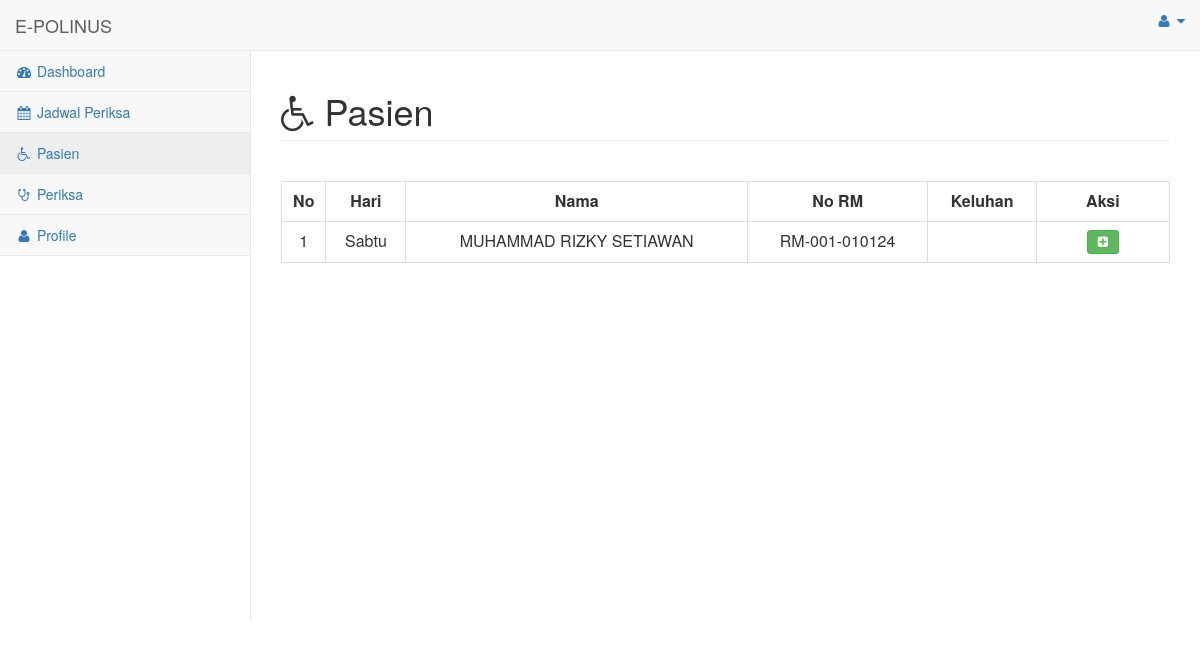
/menu/menu_pasien_dokter.php (signed in), run on an earlier commit of the app's database.
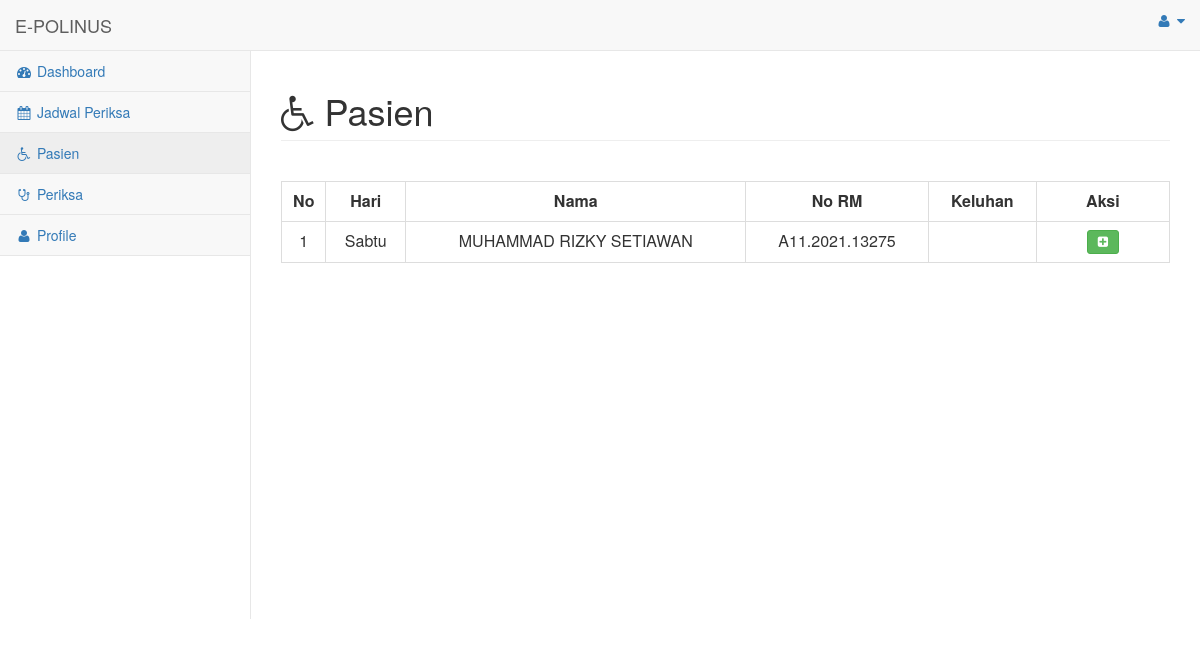
And on a later commit of the database.
### tables this page shows
CREATE TABLE `daftar_poli` (
  `id_daftar_poli` int(11) UNSIGNED NOT NULL,
  `id_pasien` int(11) UNSIGNED NOT NULL,
  `id_jadwal` int(11) UNSIGNED NOT NULL,
  `keluhan` text NOT NULL,
  `no_antrian` varchar(255) NOT NULL
);

CREATE TABLE `pasien` (
  `id` int(11) UNSIGNED NOT NULL,
  `nama` varchar(255) NOT NULL,
  `alamat` varchar(255) NOT NULL,
  `no_ktp` varchar(255) NOT NULL,
  `no_hp` varchar(255) NOT NULL,
  `nim` varchar(255) NOT NULL
);

CREATE TABLE `jadwal_periksa` (
  `id_jadwal` int(11) UNSIGNED NOT NULL,
  `id_dokter` int(11) UNSIGNED NOT NULL,
  `hari` enum('Senin','Selasa','Rabu','Kamis','Jumat','Sabtu') NOT NULL,
  `jam_mulai` time NOT NULL,
  `jam_selesai` time NOT NULL,
  `status` tinyint(1) NOT NULL DEFAULT 0
);

### menu/menu_pasien_dokter.php (the view, shortened to what this page needs)
<html>
<head>
    <link href="../vendor/bootstrap/css/bootstrap.min.css" rel="stylesheet">
    <link href="../vendor/metisMenu/metisMenu.min.css" rel="stylesheet">
    <link href="../dist/css/sb-admin-2.css" rel="stylesheet">
    <link href="../vendor/morrisjs/morris.css" rel="stylesheet">
    <link href="../vendor/font-awesome/css/font-awesome.min.css" rel="stylesheet" type="text/css">
    <link href="../vendor/datatables-plugins/dataTables.bootstrap.css" rel="stylesheet">
    <link href="../vendor/datatables-responsive/dataTables.responsive.css" rel="stylesheet">
    <link rel="stylesheet" href="https://maxcdn.bootstrapcdn.com/bootstrap/3.4.1/css/bootstrap.min.css">
</head>
<body>
<div id="wrapper">
        <nav class="navbar navbar-default navbar-static-top" role="navigation" style="margin-bottom: 0">
            <div class="navbar-header">
                <a class="navbar-brand" >E-POLINUS</a>
            </div>
            <ul class="nav navbar-top-links navbar-right">
                <li class="dropdown">
                    <a class="dropdown-toggle" data-toggle="dropdown" href="#">
                        <i class="fa fa-user fa-fw"></i> <i class="fa fa-caret-down"></i>
                    </a>
                </li>
            </ul>
            <div class="navbar-default sidebar" role="navigation">
                <div class="sidebar-nav navbar-collapse">
                    <ul class="nav" id="side-menu">
                        <li>
                            <a href="../halaman_dokter.php"><i class="fa fa-dashboard fa-fw"></i> Dashboard</a>
                        </li>
                        <li>
                            <a href="menu_jadwal_periksa.php"><i class="fa fa-calendar fa-fw"></i> Jadwal Periksa</a>
                        </li>
                        <li>
                            <a href="menu_pasien_dokter.php"><i class="fa fa-wheelchair fa-fw"></i>  Pasien</a>
                        </li>
                        <li>
                            <a href="menu_periksa.php"><i class="fa fa-stethoscope fa-fw"></i>  Periksa</a>
                        </li>
                        <li>
                            <a href="menu_profile_dokter.php"><i class="fa fa-user fa-fw"></i> Profile</a>
                        </li>
                    </ul>
                </div>
            </div>
        </nav>
<div id="page-wrapper">
            <div class="row">
                <div class="col-lg-12">
                    <h1 class="page-header"><i class="fa fa-wheelchair"></i> Pasien</h1>
                </div>
            </div>
            <br>
            <div class="card-body">
                <div class="table-responsive">
                    <table class="table table-bordered" id="dataTable" width="100%" cellspacing="0">
                    <tr align="center" style="font-weight:bold">
                    <td width="5%">No</td>
                    <td>Hari</td>
                    <td>Nama</td>
                    <td>No RM</td>
                    <td>Keluhan</td>
                    <td width="15%">Aksi</td>
                    </tr>
                    <?php
                        include '../koneksi.php';
                        $no = 1;
                        $query = "SELECT * FROM daftar_poli INNER JOIN jadwal_periksa ON daftar_poli.id_jadwal = jadwal_periksa.id_jadwal INNER JOIN pasien on daftar_poli.id_pasien = pasien.id WHERE id_dokter= '$_SESSION[id_dokter]'";
                        $result = mysqli_query($koneksi, $query);
                        while ($row = mysqli_fetch_array($result)) :
                            ?>
                                    <tr align="center">
                                    <td><?= $no++ ?></td>
                                    <td><?= $row['hari'] ?></td>
                                    <td><?= $row['nama'] ?></td>
                                    <td><?= $row['nim'] ?></td>
                                    <td><?= $row['keluhan'] ?></td>
                                    <td>
                                        <div class="btn-group" role="group">
                                        <a title="Diagnosa" href="menu_diagnosa.php?id_daftar_poli=<?php echo $row['id_daftar_poli'];?>" type="button" class="btn btn-sm btn-success" ><i class="fa fa-plus-square"></i></a>
                                    </div>
                                    </td>
                                    </tr>
                                    <?php endwhile; ?>
                    </table>
                </div>
            </div>
</div>
</div>
</body>
</html>

What changed in the data, as far as the page shows it:
changed through a linked row, daftar_poli "Sabtu": id_pasien.nim "RM-001-010124" → "A11.2021.13275"
